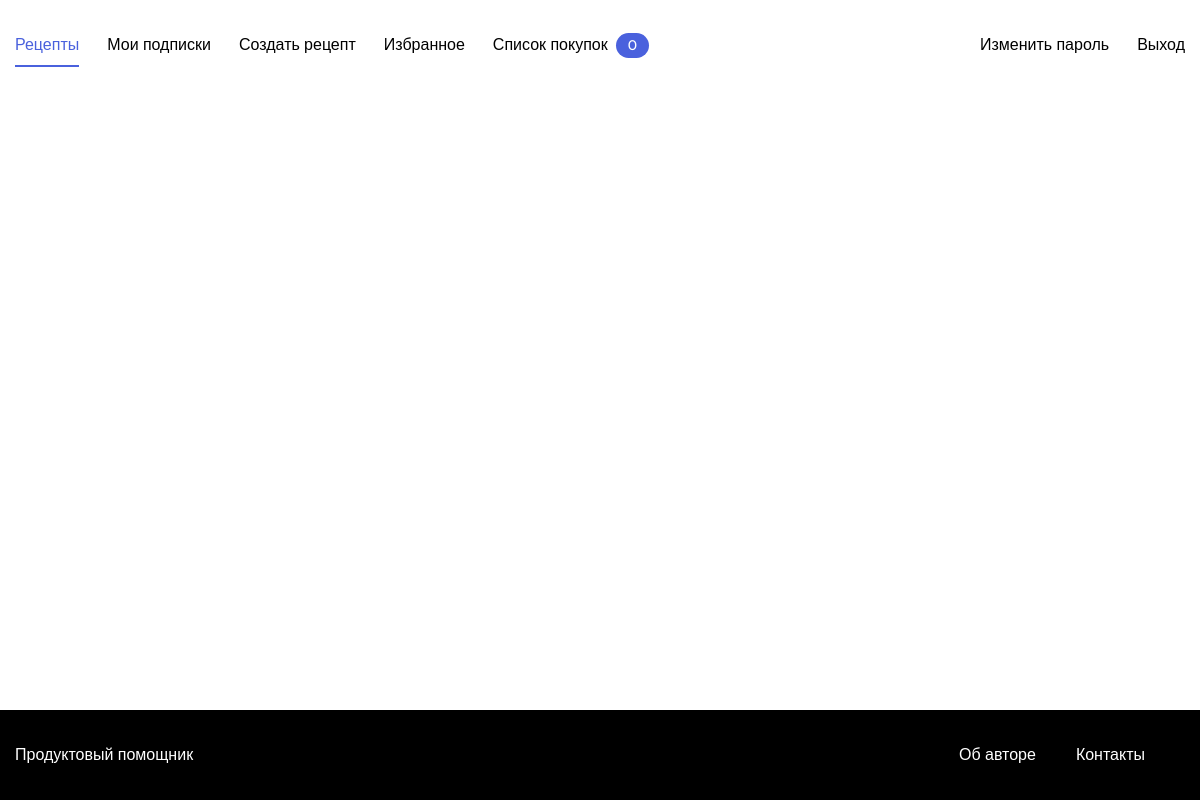
Before: /favorites/ (signed in) with the older database file.
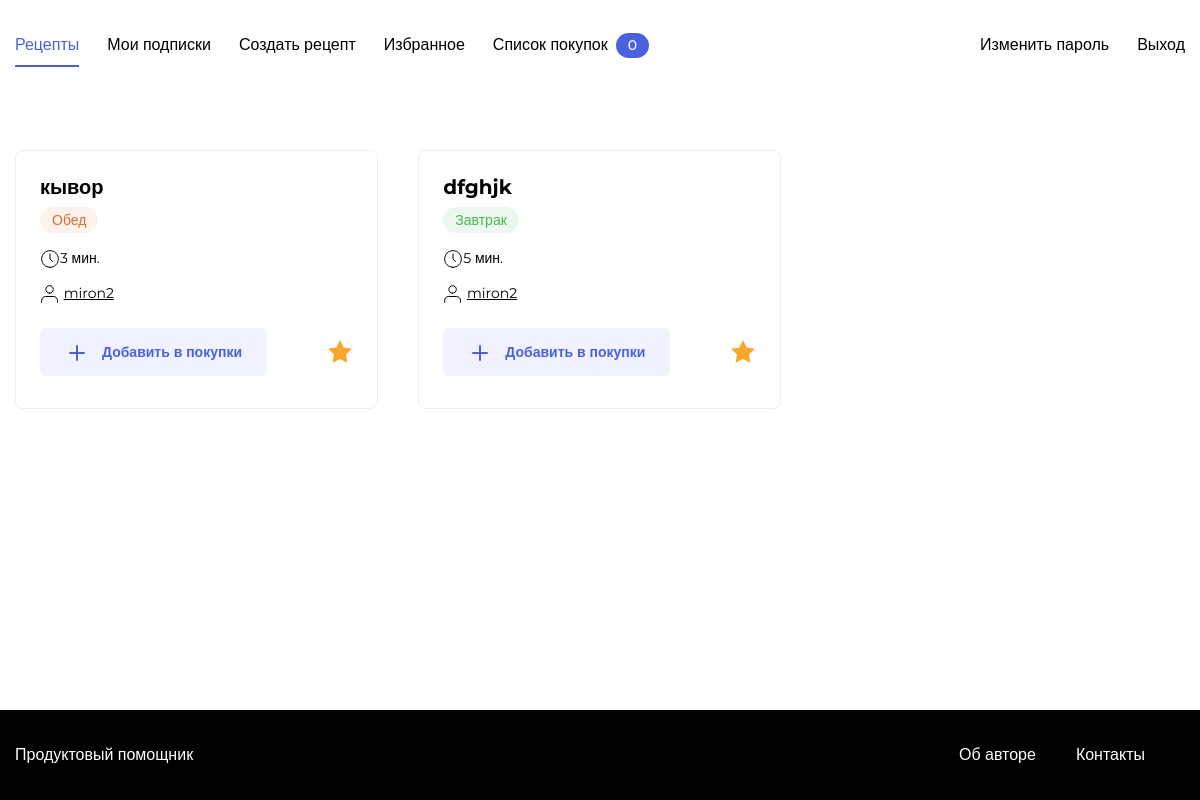
After: the same page with the newer database file.
### recipe/models.py (models this page shows)
class Recipe(models.Model):
    author = models.ForeignKey(User, on_delete=models.CASCADE)
    name = models.CharField(max_length=50, verbose_name = 'Название рецепта')
    description = models.TextField(verbose_name = 'Текст')
    pub_date = models.DateTimeField('Дата публикации', auto_now_add=True)
    image = models.ImageField(upload_to='recipes/', blank=True, null=True)
    time = models.PositiveIntegerField(verbose_name = 'Время приготовления')
    tags = models.ManyToManyField(Tag, verbose_name = 'Тег')
    ingredients = models.ManyToManyField(Product, through = Ingredient, verbose_name = 'Ингредиент блюда')

class Tag(models.Model):
    tag = models.CharField(max_length=50, verbose_name = 'Тэг')
    def __str__(self):
        return self.tag

### recipe/views.py (the view)
# urls.py: path('favorites/', APIFavorite.as_view()),
def favorites(request):
    favorites_list = Recipe.objects.filter(recipes_favorites__user_id=request.user)
    return render(request, 'recipe/favorite.html', {'favorites_list': favorites_list})

### GroceryAssistant/context_processors.py (called while the page is built)
def purchase_counter(request):
    purchase_counter = Purchase.objects.filter(user=request.user).count()
    return {'purchase_counter': purchase_counter}

### recipe/templates/recipe/favorite.html (shortened to what this page needs)
{% extends "recipe/base.html" %}
{% load user_filters %}
{% load static %}
{% block css %}
    <link rel="stylesheet" href="{% static '/pages/index.css' %}">
{% endblock css %}
{% block content %}
{% load thumbnail %}
        <div class="card-list">
        {% for recipe in favorites_list %}
        <div class="card" data-id="{{ recipe.id }}">
            <div class="card__body">
                <a class="card__title link" href="{% url 'recipe_view' recipe.id %}" target="_blank">{{ recipe.name }}</a>
                <ul class="card__items">
                    {% for tag in recipe.tags.all %}
                        {% if tag.tag == 'Завтрак' %}
                        <li class="card__item"><span class="badge badge_style_green">{{ tag }}</span></li>
                        {% elif tag.tag == 'Обед' %}
                        <li class="card__item"><span class="badge badge_style_orange">{{ tag }}</span></li>
                        {% else %}
                        <li class="card__item"><span class="badge badge_style_purple">{{ tag }}</span></li>
                        {% endif %}
                    {% endfor %}
                </ul>
                <div class="card__items card__items_column">
                    <p class="card__text"><span class="icon-time"></span>{{ recipe.time }} мин.</p>
                    <p class="card__text"><span class="icon-user"></span> <a href="#" style="color: black">{{ recipe.author }}</a></p>
                </div>
            </div>
            {% if user.is_authenticated %}
            <div class="card__footer">
                <button class="button button_style_light-blue" name="purchases" data-out><span class="icon-plus button__icon"></span>Добавить в покупки</button>
                {% if recipe.author != request.user  %}
                    {% if recipe in favorites_list %}
                        <button class="button button_style_none" name="favorites"><span class="icon-favorite icon-favorite_active"></span></button>
                        {% else %}
                        <button class="button button_style_none" name="favorites" data-out><span class="icon-favorite"></span></button>
                    {% endif %}
                {% endif %}
            </div>
            {% endif %}
        </div>
        {% endfor %}
{% endblock content %}

Changed rows visible on the page:
added Recipe: name "кывор", time "3", author "miron2"
now on this page (row unchanged): Tag: tag "Обед", shown under "кывор"
added Recipe: name "dfghjk", time "5", author "miron2"
now on this page (row unchanged): Tag: tag "Завтрак", shown under "dfghjk"
